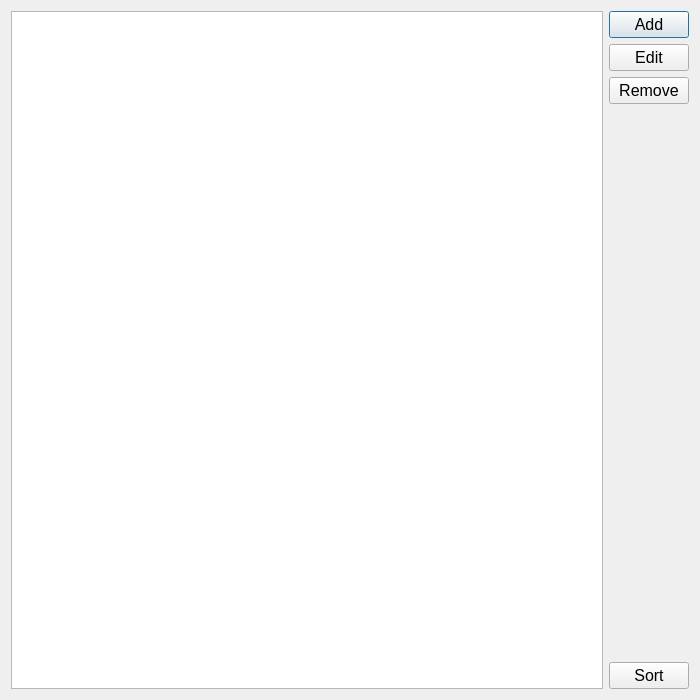
<?xml version="1.0" encoding="UTF-8"?>
<ui version="4.0">
 <class>Dialog</class>
 <widget class="QDialog" name="Dialog">
  <property name="geometry">
   <rect>
    <x>0</x>
    <y>0</y>
    <width>700</width>
    <height>700</height>
   </rect>
  </property>
  <property name="windowTitle">
   <string>Dialog</string>
  </property>
  <layout class="QHBoxLayout" name="horizontalLayout">
   <item>
    <widget class="QListWidget" name="listWidget"/>
   </item>
   <item>
    <layout class="QVBoxLayout" name="verticalLayout">
     <item>
      <widget class="QPushButton" name="pb_add">
       <property name="font">
        <font>
         <pointsize>12</pointsize>
        </font>
       </property>
       <property name="text">
        <string>Add</string>
       </property>
      </widget>
     </item>
     <item>
      <widget class="QPushButton" name="pb_edit">
       <property name="font">
        <font>
         <pointsize>12</pointsize>
        </font>
       </property>
       <property name="text">
        <string>Edit</string>
       </property>
      </widget>
     </item>
     <item>
      <widget class="QPushButton" name="pb_remove">
       <property name="font">
        <font>
         <pointsize>12</pointsize>
        </font>
       </property>
       <property name="text">
        <string>Remove</string>
       </property>
      </widget>
     </item>
     <item>
      <spacer name="verticalSpacer">
       <property name="orientation">
        <enum>Qt::Vertical</enum>
       </property>
       <property name="sizeHint" stdset="0">
        <size>
         <width>20</width>
         <height>40</height>
        </size>
       </property>
      </spacer>
     </item>
     <item>
      <widget class="QPushButton" name="pb_sort">
       <property name="font">
        <font>
         <pointsize>12</pointsize>
        </font>
       </property>
       <property name="text">
        <string>Sort</string>
       </property>
      </widget>
     </item>
    </layout>
   </item>
  </layout>
 </widget>
 <resources/>
 <connections/>
</ui>
